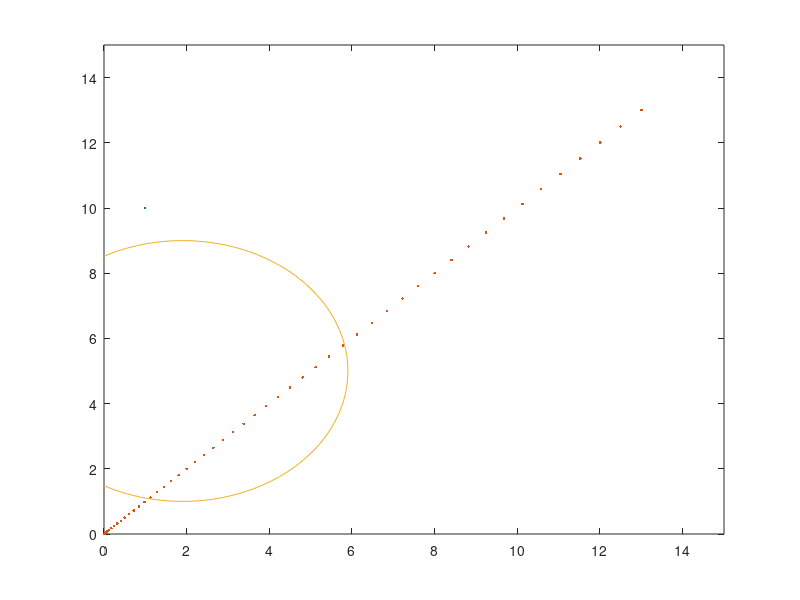

Write MATLAB code to recreate this figure. (Note: this script raises an error after producing the figure.)
clc 
clear all
clf

A=[0 0 1 0; 0 0 0 1; 0 0 0 0; 0 0 0 0];
B=[0 0; 0 0; 1 0;0 1];
C=eye(4,4);
D=zeros(4,2);

sys=ss(A,B,C,D);

Ts=0.1;
sysd=c2d(sys,Ts);
Ad=sysd.A;
Bd=sysd.B;
T=50;
%% intial trajectory
R=4;
obs_center=[7;5];
count=1;
X(:,1)=[0;0;0;0];
for t=0:Ts:5
    obs_center=[7-count*0.1;5];
    clf
    if t<2
        u(:,count)=1*[1;01];
    else
        u(:,count)=1*[1;1];
    end
    X(:,count+1)=Ad*X(:,count)+Bd*u(:,count);
    plot(X(1,:),X(2,:),'b.',MarkerSize=10);
    xlim([0 15])
    ylim([0 15])
    hold on
    plot(X(1,:),X(2,:),'.')
    theta=linspace(0,2*pi,201);
    x_theta=R*cos(theta);
    y_theta=R*sin(theta);
    plot(obs_center(1)+x_theta,obs_center(2)+y_theta)
    count=count+1;  
    pause(0.01)
    
end

XX=reshape(X(:,1:end-1),[length((X(:,1)))*length(X(1,:))-4,1]);
uu=reshape(u,[length((u(:,1)))*length(u(1,:)),1]);
z=stack_vec(X,u);
%plot(X(1,:),X(2,:),'.')
hold on

%%
N=length(X(1,:));


alpha=1;

r_default=0.8;

lambda=10000;
rho0=0.01;
rho1=0.2;
rho2=0.9;
i=1;
figure(1)
tol=0.001;





theta=linspace(0,2*pi,201);
x_theta=R*cos(theta);
y_theta=R*sin(theta);
plot(obs_center(1)+x_theta,obs_center(2)+y_theta)
for k=1:60
    



    cvx_begin quiet
        
        variable w(2,N-1)

        variable v(4,N-1)
        variable d(4,N)
        variable U(1,N-1)
        variable s(N)
        %variable s_pos(N)
        minimize (  500*sum(U*Ts) + lambda*sum(sum(abs(v))) +  1*lambda*sum(max(s,0))  )
        subject to
        E=eye(4);
        d(:,1)==[0;0;0;0];
        
        for i=1:N-1
            X(:,i+1)+d(:,i+1)==(Ad*X(:,i)+Ad*d(:,i))+(Bd*u(:,i)+Bd*w(:,i))+E*v(:,i);
            U(i)==norm(u(:,i),2);
            obs_center=[7-i*0.1;5];
            -r_default<=w(1,i)<=r_default;
            -r_default<=w(2,i)<=r_default;
            dh=2*(X(1:2,i)-obs_center);
            h=norm(X(1:2,i)-obs_center,2);
            %-0.1<=d(3:4,i)<=0.1;


            R-norm(X(1:2,i)-obs_center,2)-(X(1:2,i)-obs_center)'*(X(1:2,i)+d(1:2,i)-obs_center)/norm(X(1:2,i)-obs_center,2)<=s(i);
            %R-norm(X(1:2,i)-obs_center,2)-(X(1:2,i)-obs_center)'*(X(1:2,i)-obs_center)/norm(X(1:2,i)-obs_center,2)==s(i);
        end
        
        X(:,N)+d(:,N)==[10;10;0;0];
        
    cvx_end

    % 


    w=full(w);
    v=full(v);
    d=full(d);
    X=X+d;
    u=u+w;
    hold on
    plot(X(1,:),X(2,:),'.')
    
    for i=1:N-1
        obs_center=[7-i*0.1;5];
        ss(i)=R-norm(X(1:2,i)-obs_center,2);

    end
    if max(ss)<0 && k>4
        break;
    end
    pause(0.01)
end


%%
figure(2)
hold on
count=0;
for t=0:Ts:5
    obs_center=[7-count*0.1;5];
    clf
    plot(X(1,1:count),X(2,1:count),'b.',MarkerSize=10);
    xlim([-2 15])
    ylim([-2 15])
    hold on
    theta=linspace(0,2*pi,201);
    x_theta=R*cos(theta);
    y_theta=R*sin(theta);
    plot(obs_center(1)+x_theta,obs_center(2)+y_theta)
    count=count+1;  
    pause(0.01)
    
end


%%

        for i=1:N-1

            R-norm(X(1:2,i)-obs_center,2)-(X(1:2,i)-obs_center)'*(X(1:2,i)+d(1:2,i)-obs_center)/norm(X(1:2,i)-obs_center,2)

        end
        i=29
%%

%X=[5.1;5;0;0]
% R-norm(X(1:2)-obs_center,2)-(X(1:2)-obs_center)'*(X(1:2)-obs_center)/norm(X(1:2)-obs_center,2)
% 
% lambda*sum(s(s>=0))
%(X(1:2,i)-obs_center)'*(X(1:2,i)-obs_center)*d(:,i)

% %%
% obs_center=[5;5];
% R=1;
% alpha=1;
% 
% 
% 
% cvx_begin
% 
%     variable uu(102,1)
%     variable XX(204,1)
% 
% 
%     minimize(norm(uu,2))
% 
%     XX(1:4)==[0;0;0;0];
%     uu(1:2)==[0;0];
%     for i=2:51
%         XX((i-1)*4+1:(i-1)*4+4)==Ad*XX((i-1-1)*4+1:(i-1-1)*4+4)+Bd*uu((i-1-1)*2+1:(i-1-1)*2+2);
%         h=norm(XX((i-1-1)*4+1:(i-1-1)*4+2)-obs_center,2)-R;
%         dh=2*(XX((i-1-1)*4+1:(i-1-1)*4+2)-obs_center)';
% 
%     end
% 
% 
%     XX(201:204)==[10;10;0;0];
% 
% cvx_end
% 
% [X,u]=unstack_vec(XX,uu);
% 

% 
% 
% 
% 
% 
% 
% 
% %% 
% syms x y xobs yobs
% P=[x;y]
% P_obs=[xobs;yobs]
% D=norm(P-P_obs)
% pretty(diff(D,x))
% pretty(diff(D,y))



%% utility funcitons


function XX=stack_vec(X,u)
    XX=reshape(X(:,1:end-1),[length((X(:,1)))*length(X(1,:))-4,1]);
    uu=reshape(u,[length((u(:,1)))*length(u(1,:)),1]);
    XX=[XX;uu];
end


function [X,u]=unstack_vec(XX,uu)
    X=reshape(XX,[4,length(XX)/4]);
    u=reshape(uu,[2,length(uu)/2]);
end